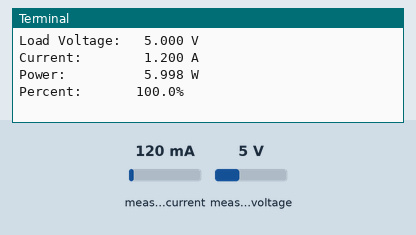
The program below on a simulated Raspberry Pi (BCM pin numbers). On the bench: the last lines printed to the terminal. Inputs (shaded band) come from the test bench; at power-on: measured current 120 mA, measured voltage 5 V.

Above: at 1.2 s.
1.3 s: measured current set to 500 mA
At 2.8 s:
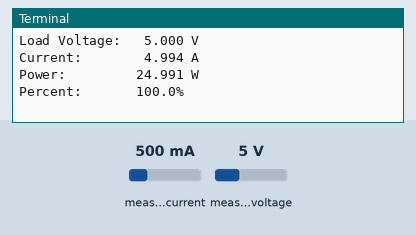
4.6 s: measured voltage set to 11.2 V
At 6.4 s:
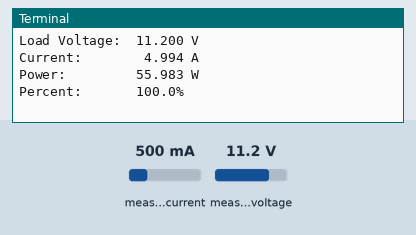
7.5 s: measured current set to 40 mA
At 9.4 s:
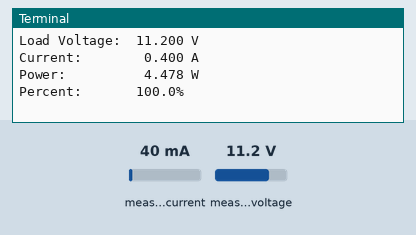
Timing chart, 0 to 10.9 s (numbered marks = the images above; inputs shaded):
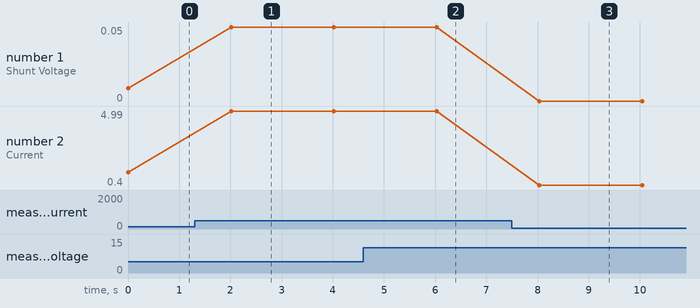

Measured:
- after the input at 1.3 s, the terminal: prints a new line after 0.71 s (image 1)
- after the input at 4.6 s, the terminal: prints a new line after 1.4 s (image 2)
- after the input at 7.5 s, the terminal: prints a new line after 0.54 s (image 3)
- plotted number 1: 0.01 → 0.05 after the input at 1.3 s, 0.05 → 0 after the input at 7.5 s
- plotted number 2: 1.2 → 4.99 after the input at 1.3 s, 4.99 → 0.4 after the input at 7.5 s

The program:

INA219.py
```python
import smbus
import time

# Config Register (R/W)
_REG_CONFIG                 = 0x00
# SHUNT VOLTAGE REGISTER (R)
_REG_SHUNTVOLTAGE           = 0x01

# BUS VOLTAGE REGISTER (R)
_REG_BUSVOLTAGE             = 0x02

# POWER REGISTER (R)
_REG_POWER                  = 0x03

# CURRENT REGISTER (R)
_REG_CURRENT                = 0x04

# CALIBRATION REGISTER (R/W)
_REG_CALIBRATION            = 0x05

LOW_VOLTAGE = 3.0
HIGH_VOLTAGE = 4.2
CAPACITY = 1000 # mAh

class BusVoltageRange:
    """Constants for ``bus_voltage_range``"""
    RANGE_16V               = 0x00      # set bus voltage range to 16V
    RANGE_32V               = 0x01      # set bus voltage range to 32V (default)

class Gain:
    """Constants for ``gain``"""
    DIV_1_40MV              = 0x00      # shunt prog. gain set to  1, 40 mV range
    DIV_2_80MV              = 0x01      # shunt prog. gain set to /2, 80 mV range
    DIV_4_160MV             = 0x02      # shunt prog. gain set to /4, 160 mV range
    DIV_8_320MV             = 0x03      # shunt prog. gain set to /8, 320 mV range

class ADCResolution:
    """Constants for ``bus_adc_resolution`` or ``shunt_adc_resolution``"""
    ADCRES_9BIT_1S          = 0x00      #  9bit,   1 sample,     84us
    ADCRES_10BIT_1S         = 0x01      # 10bit,   1 sample,    148us
    ADCRES_11BIT_1S         = 0x02      # 11 bit,  1 sample,    276us
    ADCRES_12BIT_1S         = 0x03      # 12 bit,  1 sample,    532us
    ADCRES_12BIT_2S         = 0x09      # 12 bit,  2 samples,  1.06ms
    ADCRES_12BIT_4S         = 0x0A      # 12 bit,  4 samples,  2.13ms
    ADCRES_12BIT_8S         = 0x0B      # 12bit,   8 samples,  4.26ms
    ADCRES_12BIT_16S        = 0x0C      # 12bit,  16 samples,  8.51ms
    ADCRES_12BIT_32S        = 0x0D      # 12bit,  32 samples, 17.02ms
    ADCRES_12BIT_64S        = 0x0E      # 12bit,  64 samples, 34.05ms
    ADCRES_12BIT_128S       = 0x0F      # 12bit, 128 samples, 68.10ms

class Mode:
    """Constants for ``mode``"""
    POWERDOW                = 0x00      # power down
    SVOLT_TRIGGERED         = 0x01      # shunt voltage triggered
    BVOLT_TRIGGERED         = 0x02      # bus voltage triggered
    SANDBVOLT_TRIGGERED     = 0x03      # shunt and bus voltage triggered
    ADCOFF                  = 0x04      # ADC off
    SVOLT_CONTINUOUS        = 0x05      # shunt voltage continuous
    BVOLT_CONTINUOUS        = 0x06      # bus voltage continuous
    SANDBVOLT_CONTINUOUS    = 0x07      # shunt and bus voltage continuous


class INA219:
    def __init__(self, i2c_bus=1, addr=0x40, rated_capacity: int=CAPACITY):
        self.bus = smbus.SMBus(i2c_bus);
        self.addr = addr
        self.capacity_mAh = rated_capacity

        # Set chip to known config values to start
        self._cal_value = 0
        self._current_lsb = 0
        self._power_lsb = 0
        self.set_calibration_16V_5A()

    def read(self,address):
        data = self.bus.read_i2c_block_data(self.addr, address, 2)
        return ((data[0] * 256 ) + data[1])

    def write(self,address,data):
        temp = [0,0]
        temp[1] = data & 0xFF
        temp[0] =(data & 0xFF00) >> 8
        self.bus.write_i2c_block_data(self.addr,address,temp)

    def set_calibration_16V_5A(self):
        """Configures to INA219 to be able to measure up to 16V and 5A of current. Counter
           overflow occurs at 16A.
           ..note :: These calculations assume a 0.01 shunt ohm resistor is present
        """
        # By default we use a pretty huge range for the input voltage,
        # which probably isn't the most appropriate choice for system
        # that don't use a lot of power.  But all of the calculations
        # are shown below if you want to change the settings.  You will
        # also need to change any relevant register settings, such as
        # setting the VBUS_MAX to 16V instead of 32V, etc.

        # VBUS_MAX = 16V             (Assumes 16V, can also be set to 32V)
        # VSHUNT_MAX = 0.08          (Assumes Gain 2, 80mV, can also be 0.32, 0.16, 0.04)
        # RSHUNT = 0.01               (Resistor value in ohms)

        # 1. Determine max possible current
        # MaxPossible_I = VSHUNT_MAX / RSHUNT
        # MaxPossible_I = 8.0A

        # 2. Determine max expected current
        # MaxExpected_I = 5.0A

        # 3. Calculate possible range of LSBs (Min = 15-bit, Max = 12-bit)
        # MinimumLSB = MaxExpected_I/32767
        # MinimumLSB = 0.0001529              (61uA per bit)
        # MaximumLSB = MaxExpected_I/4096
        # MaximumLSB = 0,0012207              (488uA per bit)

        # 4. Choose an LSB between the min and max values
        #    (Preferrably a roundish number close to MinLSB)
        # CurrentLSB = 0.00016 (uA per bit)
        self._current_lsb = 0.1524  # Current LSB = 100uA per bit

        # 5. Compute the calibration register
        # Cal = trunc (0.04096 / (Current_LSB * RSHUNT))
        # Cal = 13434 (0x347a)

        self._cal_value = 26868

        # 6. Calculate the power LSB
        # PowerLSB = 20 * CurrentLSB
        # PowerLSB = 0.002 (2mW per bit)
        self._power_lsb = 0.003048  # Power LSB = 2mW per bit

        # 7. Compute the maximum current and shunt voltage values before overflow
        #
        # Max_Current = Current_LSB * 32767
        # Max_Current = 3.2767A before overflow
        #
        # If Max_Current > Max_Possible_I then
        #    Max_Current_Before_Overflow = MaxPossible_I
        # Else
        #    Max_Current_Before_Overflow = Max_Current
        # End If
        #
        # Max_ShuntVoltage = Max_Current_Before_Overflow * RSHUNT
        # Max_ShuntVoltage = 0.32V
        #
        # If Max_ShuntVoltage >= VSHUNT_MAX
        #    Max_ShuntVoltage_Before_Overflow = VSHUNT_MAX
        # Else
        #    Max_ShuntVoltage_Before_Overflow = Max_ShuntVoltage
        # End If

        # 8. Compute the Maximum Power
        # MaximumPower = Max_Current_Before_Overflow * VBUS_MAX
        # MaximumPower = 3.2 * 32V
        # MaximumPower = 102.4W

        # Set Calibration register to 'Cal' calculated above
        self.write(_REG_CALIBRATION,self._cal_value)

        # Set Config register to take into account the settings above
        self.bus_voltage_range = BusVoltageRange.RANGE_16V
        self.gain = Gain.DIV_2_80MV
        self.bus_adc_resolution = ADCResolution.ADCRES_12BIT_32S
        self.shunt_adc_resolution = ADCResolution.ADCRES_12BIT_32S
        self.mode = Mode.SANDBVOLT_CONTINUOUS
        self.config = self.bus_voltage_range << 13 | \
                      self.gain << 11 | \
                      self.bus_adc_resolution << 7 | \
                      self.shunt_adc_resolution << 3 | \
                      self.mode
        self.write(_REG_CONFIG,self.config)

    def getShuntVoltage_mV(self):
        self.write(_REG_CALIBRATION,self._cal_value)
        value = self.read(_REG_SHUNTVOLTAGE)
        if value > 32767:
            value -= 65535
        return value * 0.01

    def getBusVoltage_V(self):
        self.write(_REG_CALIBRATION,self._cal_value)
        self.read(_REG_BUSVOLTAGE)
        return (self.read(_REG_BUSVOLTAGE) >> 3) * 0.004

    def getCurrent_mA(self):
        value = self.read(_REG_CURRENT)
        if value > 32767:
            value -= 65535
        return value * self._current_lsb

    def getPower_W(self):
        self.write(_REG_CALIBRATION,self._cal_value)
        value = self.read(_REG_POWER)
        if value > 32767:
            value -= 65535
        return value * self._power_lsb

    def getRemainingPercent(self):
        """
        Returns the remaining battery percentage based on the bus voltage. \n
        The voltage range is defined between LOW_VOLTAGE (3) and HIGH_VOLTAGE (4.2). \n
        The percentage is calculated as:

        ((bus_voltage - LOW_VOLTAGE) / (HIGH_VOLTAGE - LOW_VOLTAGE)) * 100
        """
        voltage_range = HIGH_VOLTAGE - LOW_VOLTAGE
        bus_voltage = self.getBusVoltage_V()
        cap_percent = (bus_voltage - LOW_VOLTAGE)/voltage_range*100
        if (cap_percent > 100):
            cap_percent = 100
        if (cap_percent < 0):
            cap_percent = 0
        return cap_percent

    def getRemainingTime(self) -> int:
        """
        Returns the remaining time in seconds based on the current and power values.
        The time is calculated as:
        (remaining_capacity / current) * 3600
        """
        # Get the current in mA
        current = self.getCurrent_mA()

        # Calculate the remaining capacity in mAh
        remaining_capacity = self.getRemainingPercent() * self.capacity_mAh / 100

        # Calculate the remaining time in seconds
        if current == 0: # no current
            return -1
        elif current > 0: # charging
            remaining_time = (100-remaining_capacity / current) * 3600
            return int(remaining_time)
        else: # discharging
            remaining_time = abs(remaining_capacity / current) * 3600
            return int(remaining_time)

if __name__=='__main__':
    # Create an INA219 instance.
    batt = INA219(addr=0x43)
    while True:
        bus_voltage = batt.getBusVoltage_V()             # voltage on V- (load side)
        shunt_voltage = batt.getShuntVoltage_mV() / 1000 # voltage between V+ and V- across the shunt
        current = batt.getCurrent_mA()                   # current in mA
        power = batt.getPower_W()                        # power in W
        percent = batt.getRemainingPercent()

        # INA219 measure bus voltage on the load side. So PSU voltage = bus_voltage + shunt_voltage
        print("PSU Voltage:   {:6.3f} V".format(bus_voltage + shunt_voltage))
        print("Shunt Voltage: {:9.6f} V".format(shunt_voltage))
        print("Load Voltage:  {:6.3f} V".format(bus_voltage))
        print("Current:       {:6.3f} A".format(current/1000))
        print("Power:         {:6.3f} W".format(power))
        print("Percent:       {:3.1f}%".format(percent))
        print("")

        time.sleep(2)
```
